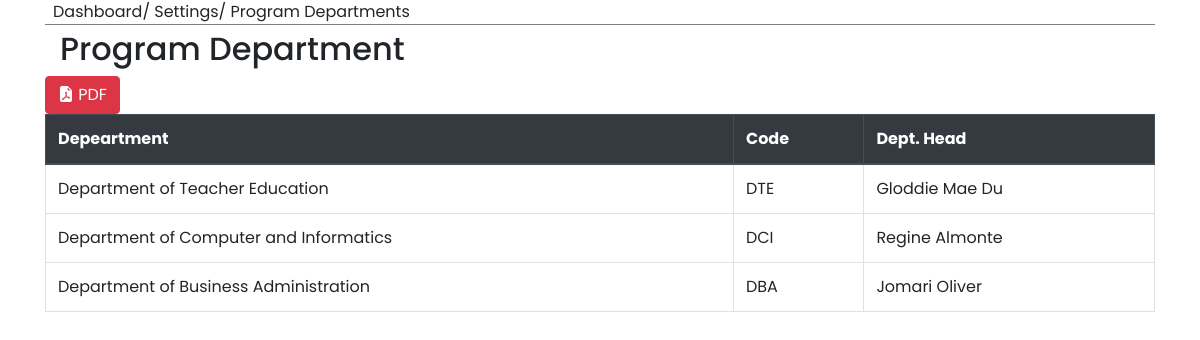
/user/prog_dept.php (signed in), run on the app's committed database.
### tables this page shows
CREATE TABLE `program_dept` (
  `dept_id` int(11) NOT NULL,
  `department_name` varchar(255) NOT NULL,
  `dept_code` varchar(50) NOT NULL,
  `dept_head` varchar(255) NOT NULL
);

### user/prog_dept.php (the view, shortened to what this page needs)
<?php
include 'header.php';
?>
<?php
require 'dbcon.php';
?>
<div class="container" >
  <div style="border-bottom: 1px solid grey; margin-bottom: 5px;" >
     <span class="p-2">Dashboard/ Settings/ Program Departments</span>
  </div>
</div>
<div class="container">
    <div class="col-md-12">
      <h2>Program Department</h2>
    </div>
</div>
<div class="container">
<div class="row">
    <div class="col-md-8">
      <a href="./fpdf/dept_pdf.php" class="btn btn-danger" target="_blank"><i class="bi bi-file-earmark-pdf-fill"></i> PDF</a>
    </div>
    <div class="col-md-4">
    </div>
</div>
</div>
<div class="container">
    <table class="table table-hover table-bordered" id="the_table">
      <?php
        $query = "SELECT * FROM `program_dept` ";
        $result = $conn->query($query);
        ?>
          <thead class=" thead-dark">
                     <th>Depeartment</th>
                     <th>Code</th>
                     <th>Dept. Head</th>
                  </thead>
             <?php
              while( $row = $result->fetch_assoc()):
                ?>
                  <tr class="">
                      <td><?php echo  $row['department_name']?></td>
                      <td><?php echo  $row['dept_code']?></td>
                      <td><?php echo  $row['dept_head']?></td>
                  </tr>
            <?php
            endwhile;
             ?>
    </table>
</div>
<?php
include 'footer.php';
 ?>

### user/css/nav.css (style rules this page uses)
* { margin: 0; padding: 0; box-sizing: border-box; font-family: "Poppins", sans-serif; }

### data on the page
program_dept: department_name "Department of Teacher Education", dept_code "DTE", dept_head "Gloddie Mae Du"
program_dept: department_name "Department of Computer and Informatics", dept_code "DCI", dept_head "Regine Almonte"
program_dept: department_name "Department of Business Administration", dept_code "DBA", dept_head "Jomari Oliver"
